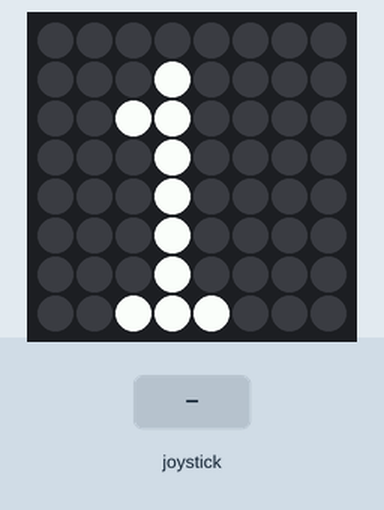
This program was run on a simulated Raspberry Pi (BCM pin numbers) with a Sense HAT. On the bench: the Sense HAT's 8×8 RGB LED matrix. Inputs (shaded band) come from the test bench.

Above: at 1.2 s.
1.3 s: joystick pushed up
At 2.1 s:
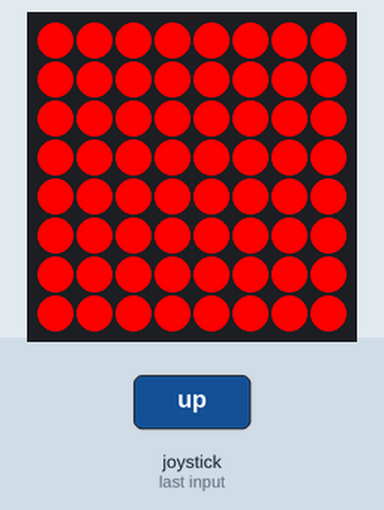
2.8 s: joystick pushed down
At 3.3 s:
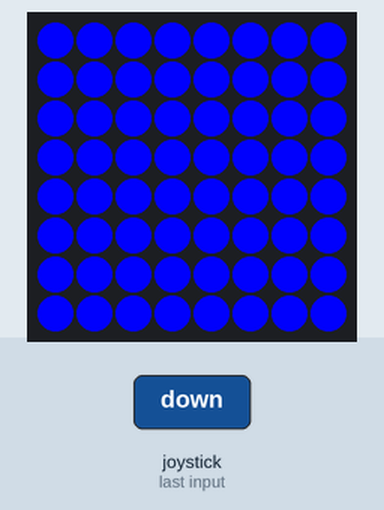
4.3 s: joystick pushed left
At 5.5 s:
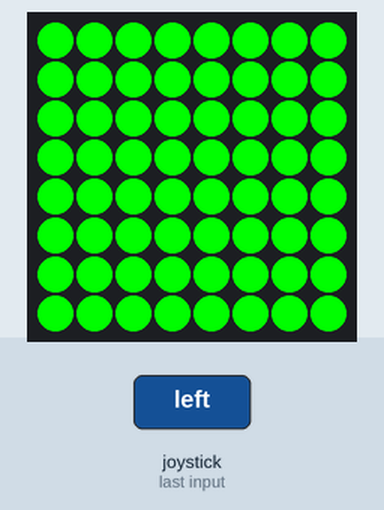
5.8 s: joystick pushed right
At 6.8 s:
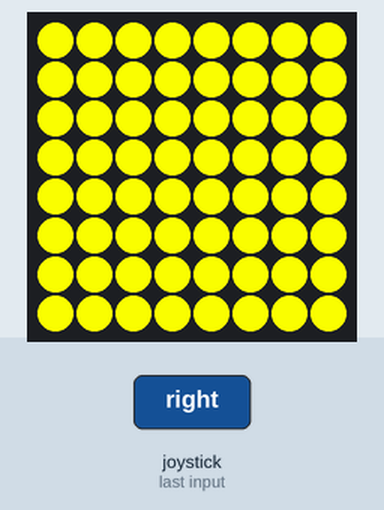
7.3 s: joystick clicked
At 7.9 s:
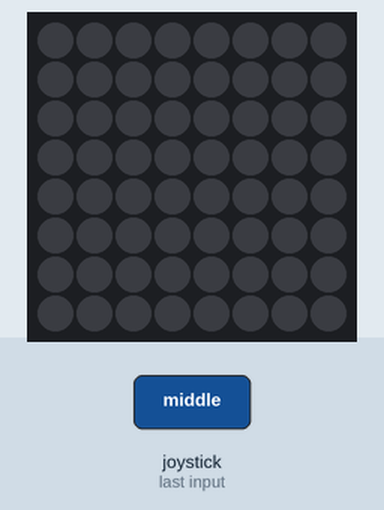
Timing chart, 0 to 9.8 s (numbered marks = the images above; inputs shaded):
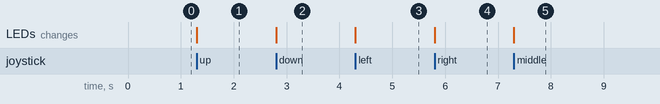

Measured:
- after the input at 1.3 s, the LEDs: change at once (image 1)
- after the input at 2.8 s, the LEDs: change at once (image 2)
- after the input at 4.3 s, the LEDs: change at once (image 3)
- after the input at 5.8 s, the LEDs: change at once (image 4)
- after the input at 7.3 s, the LEDs: change at once (image 5)

The program:

SenseHAT-IMU+joystick_verZ_.py
```python
from sense_hat import SenseHat
from time import sleep
# Snurra på golvet/bordet och läs rotation runt yaw("gira")axeln.
# + kombinera det med att läsa av fröjdepinnen("joystick").
# ...men här håller olika delar på och skriver sönder/över varandra på 8x8 displayen.
# ...knapparna är tilldelade lite hit och dit ;-(

## https://pythonhosted.org/sense-hat/api/#imu-sensor
##Kolla vilka i2c enheter som är inkopplade just nu
##$ sudo i2cdetect -y 1
##     0  1  2  3  4  5  6  7  8  9  a  b  c  d  e  f
##00:          -- -- -- -- -- -- -- -- -- -- -- -- --
##10: -- -- -- -- -- -- -- -- -- -- -- -- 1c -- -- --
##20: -- -- -- -- -- -- -- -- -- -- -- -- -- -- -- --
##30: -- -- -- -- -- -- -- -- -- -- -- -- -- -- -- --
##40: -- -- -- -- -- -- UU -- -- -- -- -- -- -- -- --
##50: -- -- -- -- -- -- -- -- -- -- -- -- 5c -- -- 5f
##60: -- -- -- -- -- -- -- -- -- -- 6a -- -- -- -- --
##70: -- -- -- -- -- -- -- --

sense = SenseHat()
sense.clear()

# Define the functions
def red():
  sense.clear(255, 0, 0)

def blue():
  sense.clear(0, 0, 255)

def green():
  sense.clear(0, 255, 0)

def yellow():
  sense.clear(255, 255, 0)

# Tell the program which function to associate with which direction
sense.stick.direction_up = red
sense.stick.direction_down = blue
sense.stick.direction_left = green
sense.stick.direction_right = yellow
sense.stick.direction_middle = sense.clear   # Press the enter key

try:
    # Denna kod kör bara en gång!
    # Visa tecken på 8x8 Display/Matrix
    sense.show_letter("1")
    event = sense.stick.wait_for_event()
    sleep(0.1)
    event = sense.stick.wait_for_event(emptybuffer=True)
    sense.clear()

    sense.show_letter("2")
    pressure = round (sense.get_pressure(),1)
    print("Pressure: %s Millibars" % pressure)
    temp = round (sense.get_temperature(),1)
    print("Temperature: %s C" % temp)

    sense.show_letter("3")
    event = sense.stick.wait_for_event()
    sleep(0.1)
    event = sense.stick.wait_for_event(emptybuffer=True)
    sense.clear()

    # Visa bokstav("pil") på 8x8 Display/Matrix
    sense.show_letter("V")
    event = sense.stick.wait_for_event()
    print ("Try...")
    while True:
        #o = sense.get_orientation_radians()
        o = sense.get_orientation_degrees()
        pitchRaw = o["pitch"]
        rollRaw = o["roll"]
        yawRaw = o["yaw"]

        pitch = round(pitchRaw,0)
        roll  = round(rollRaw ,0)
        yaw   = round(yawRaw  ,0)
        print("pitch {0} roll {1} yaw {2}".format(pitch, roll, yaw))

        if (yaw < 90.0):
            sense.set_rotation(0)
        elif (yaw >= 90.0 and yaw < 180.0 ):
            sense.set_rotation(90)
        elif (yaw >= 180.0 and yaw < 270.0 ):
            sense.set_rotation(180)
        elif (yaw >= 270.0 and yaw < 360.0 ):
            sense.set_rotation(270)
        else:
            sense.show_letter("?") # Detta kan aldrig hända!!!

except KeyboardInterrupt:
    # User pressed CTRL-C
    # Reset GPIO settings
    print ("Cancel! Ctrl-C pressed...")
    sense.clear()
```
